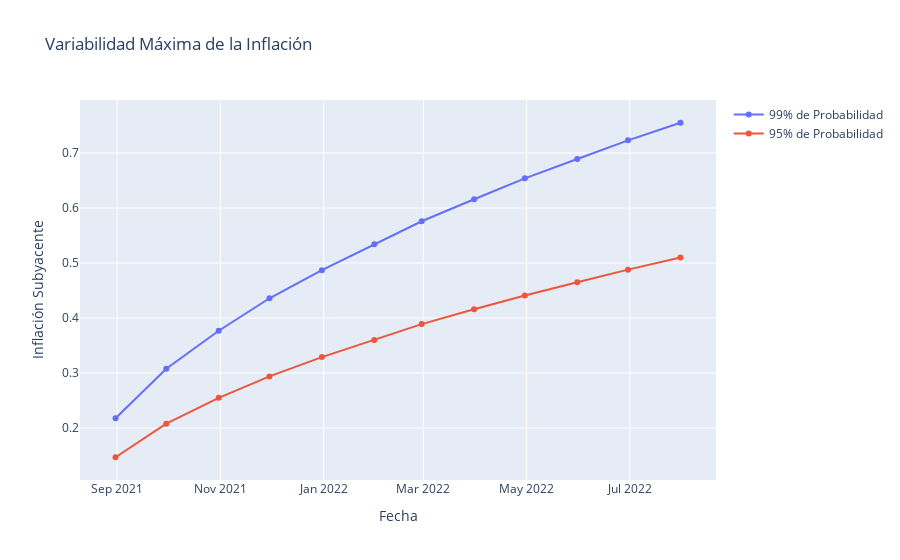

Here is the notebook cell this chart was saved with:
### Code cell
fig2 = go.Figure(
    data=[
        go.Scatter(
            name="99% de Probabilidad",
            x=df1.index,
            y=df1['99%'],
            #offsetgroup=0,
        ),
        go.Scatter(
            name="95% de Probabilidad",
            x=df1.index,
            y=df1['95%'],
            #offsetgroup=1,
            #base=df2["RS_Cum1"],
        )
    ],
    layout=go.Layout(
        title="Variabilidad Máxima de la Inflación",
        yaxis_title="Inflación Subyacente",xaxis_title="Fecha"
        #template='plotly_dark'
    )
)
fig2.show()

### Figure 1 — Plotly figure (JSON) as saved in the notebook; plotly's stock layout.template omitted (floating-point values rounded to 4 significant figures)
{"data": [{"name": "99% de Probabilidad", "type": "scatter", "x": ["2021-08-31T00:00:00", "2021-09-30T00:00:00", "2021-10-31T00:00:00", "2021-11-30T00:00:00", "2021-12-31T00:00:00", "2022-01-31T00:00:00", "2022-02-28T00:00:00", "2022-03-31T00:00:00", "2022-04-30T00:00:00", "2022-05-31T00:00:00", "2022-06-30T00:00:00", "2022-07-31T00:00:00"], "y": [0.218, 0.308, 0.377, 0.436, 0.487, 0.534, 0.576, 0.616, 0.654, 0.689, 0.723, 0.755]}, {"name": "95% de Probabilidad", "type": "scatter", "x": ["2021-08-31T00:00:00", "2021-09-30T00:00:00", "2021-10-31T00:00:00", "2021-11-30T00:00:00", "2021-12-31T00:00:00", "2022-01-31T00:00:00", "2022-02-28T00:00:00", "2022-03-31T00:00:00", "2022-04-30T00:00:00", "2022-05-31T00:00:00", "2022-06-30T00:00:00", "2022-07-31T00:00:00"], "y": [0.147, 0.208, 0.255, 0.294, 0.329, 0.36, 0.389, 0.416, 0.441, 0.465, 0.488, 0.51]}], "layout": {"title": {"text": "Variabilidad Máxima de la Inflación"}, "xaxis": {"title": {"text": "Fecha"}}, "yaxis": {"title": {"text": "Inflación Subyacente"}}}}
